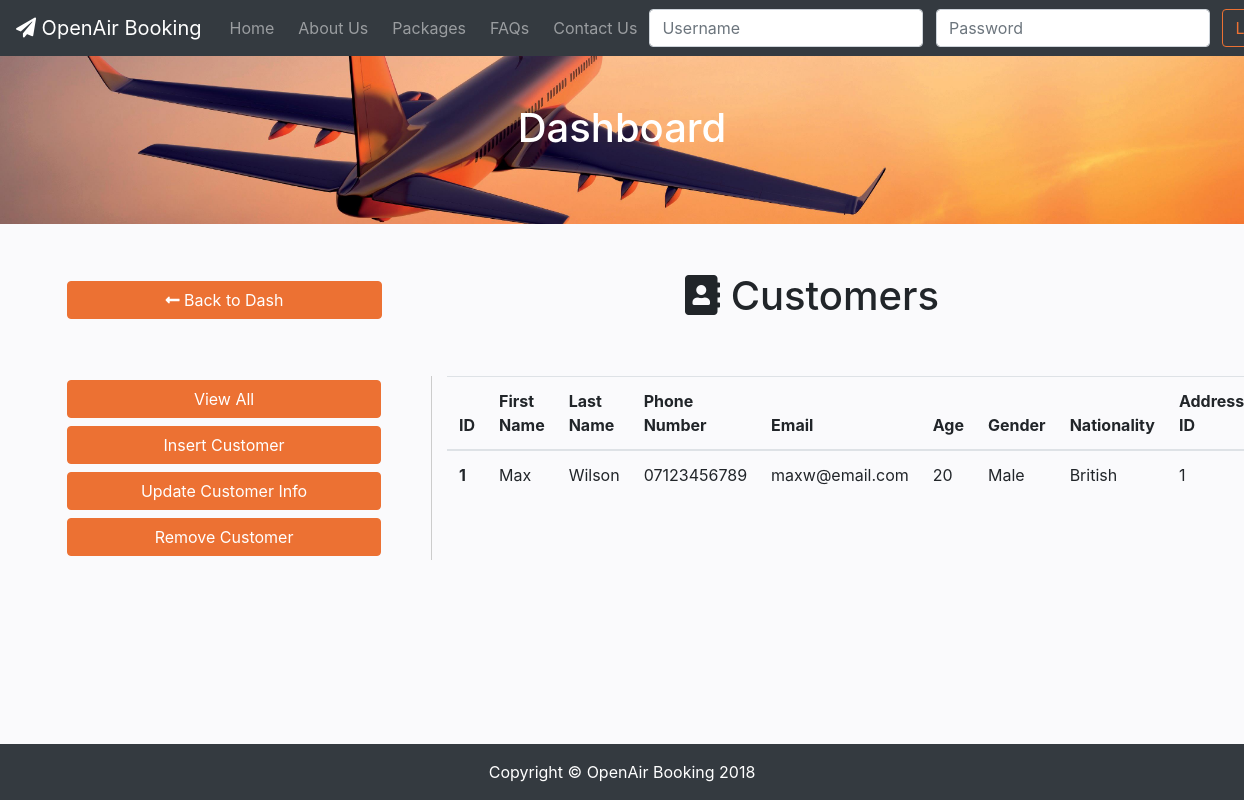
The page /dashboard/customers.php on the database its author committed.
### tables this page shows
CREATE TABLE `customers` (
  `customer_id` int(11) NOT NULL,
  `customer_username` varchar(20) NOT NULL,
  `customer_password` varchar(80) NOT NULL,
  `customer_first_name` varchar(18) DEFAULT NULL,
  `customer_last_name` varchar(18) DEFAULT NULL,
  `customer_phone` varchar(12) DEFAULT NULL,
  `customer_email` varchar(20) DEFAULT NULL,
  `customer_age` int(11) DEFAULT NULL,
  `customer_gender` varchar(6) DEFAULT NULL,
  `customer_nationality` varchar(20) DEFAULT NULL,
  `address_address_id` int(11) NOT NULL
);

### dashboard/customers.php (the view, shortened to what this page needs)
<!DOCTYPE html>
<html lang="en">
<head>
    <link rel="stylesheet" href="https://stackpath.bootstrapcdn.com/bootstrap/4.1.3/css/bootstrap.min.css"
>
    <link rel="stylesheet" href="https://use.fontawesome.com/releases/v5.5.0/css/all.css"
>
    <link href="css/dash.css" rel="stylesheet">
    <?php include_once "../php/db_connect.php"; ?>
    <?php include_once "php/display.php"; ?>
</head>
<body>
    <nav class="navbar navbar-expand-lg navbar-dark bg-dark fixed-top">
        <a class="navbar-brand" href="../index.php"><i class="fas fa-paper-plane"></i> OpenAir Booking</a>
        <div class="collapse navbar-collapse" id="navbarResponsive">
            <ul class="navbar-nav mr-auto">
                <li class="nav-item">
                    <a class="nav-link" href="../index.php">Home</a>
                </li>
                <li class="nav-item">
                    <a class="nav-link" href="../about.php">About Us</a>
                </li>
                <li class="nav-item">
                    <a class="nav-link" href="../packages.php">Packages</a>
                </li>
                <li class="nav-item">
                    <a class="nav-link" href="../faq.php">FAQs</a>
                </li>
                <li class="nav-item">
                    <a class="nav-link" href="../contact-us.php">Contact Us</a>
                </li>
            </ul>
            <form class="navbar-form form-inline" action="../login.php" method="POST">
                <div id="id3" class="form-group">
                    <input readonly="true" id="id3.1" class="form-control mr-2" type="text" placeholder="Username" name="userName"
                        required>
                    <input readonly="true" id="id3.2" class="form-control mr-2" type="password" placeholder="Password"
                        name="uncrypPass" required>
                    <button class="btn btn-outline-success login-btn my-2 my-sm-0 mr-2" type="submit">Log In</button>
                </div>
            </form>
        </div>
    </nav>
    <div class="header">
        <div class="container">
            <div class="row">
                <div class="text-center mx-auto mb-4">
                    <h1 class="my-5">
                    ?>Dashboard</h1>
                </div>
            </div>
        </div>
    </div>
    <div class="dash">
        <div class="container">
            <div class="row justify-content-around mt-5">
                <div class="col-sm-4 m-auto">
                    <button class="btn back-btn" onclick="location.href='../dashboard.php';" type="back"><i class="fas fa-long-arrow-alt-left"></i>
                        Back to Dash</button>
                </div>
                <div class="col-sm-8 m-auto text-center">
                    <h1><i class="fas fa-address-book"></i> Customers</h1>
                </div>
            </div>
            <div class="row my-5">
                <div class="col-sm-4 buttonlist">
                    <button id="view" class="btn crud-btn my-1" onclick="showHideCRUD(this.id)" type="back">View All</button>
                    <button id="add" class="btn crud-btn my-1" onclick="showHideCRUD(this.id)" type="back">Insert Customer</button>
                    <button id="update" class="btn crud-btn my-1" onclick="showHideCRUD(this.id)" type="back">Update Customer Info</button>
                    <button id="remove" class="btn crud-btn my-1" onclick="showHideCRUD(this.id)" type="back">Remove Customer</button>
                </div>
                <div class="col-sm-8">
                    <div id="view_all_div">
                        <div class="table-responsive-xl">
                            <table class="table">
                                <thead>
                                    <tr>
                                        <th scope="col">ID</th>
                                        <th scope="col">First Name</th>
                                        <th scope="col">Last Name</th>
                                        <th scope="col">Phone Number</th>
                                        <th scope="col">Email</th>
                                        <th scope="col">Age</th>
                                        <th scope="col">Gender</th>
                                        <th scope="col">Nationality</th>
                                        <th scope="col">Address ID</th>
                                    </tr>
                                </thead>
                                <tbody>
                                    <?php tableCustomersShow($conn); ?>
                                </tbody>
                            </table>
                        </div>
                    </div>
                </div>
            </div>
        </div>
    </div>
    <footer class="py-3 bg-dark">
        <div class="container">
            <p class="m-0 text-center text-white">Copyright &copy; OpenAir Booking 2018</p>
        </div>
    </footer>
</body>
</html>

### dashboard/php/display.php (shortened to what this page needs)
<?php
function tableCustomersShow($conn) {
    $sql = "SELECT * FROM customers";
    $resultset = mysqli_query($conn, $sql) or die("database error:" . mysqli_error($conn));
    while ($record = mysqli_fetch_assoc($resultset)) {
                                    echo '<tr>
                                        <th scope="row">
                                            ' . $record['customer_id'] . '
                                        </th>
                                        <td>
                                        ' . $record['customer_first_name'] . '
                                        </td>
                                        <td>
                                        ' . $record['customer_last_name'] . '
                                        </td>
                                        <td>
                                        ' . $record['customer_phone'] . '
                                        </td>
                                        <td>
                                        ' . $record['customer_email'] . '
                                        </td>
                                        <td>
                                        ' . $record['customer_age'] . '
                                        </td>
                                        <td>
                                        ' . $record['customer_gender'] . '
                                        </td>
                                        <td>
                                        ' . $record['customer_nationality'] . '
                                        </td>
                                        <td>
                                        ' . $record['address_address_id'] . '
                                        </td>
                                    </tr>';
    }
}
?>

### dashboard/css/dash.css (style rules this page uses)
:root { --accent: #EC7133; --shadow-accent: #bc5a28; }
body { padding-top: 54px; background-color: #fafafc; }
@media (min-width: 992px) { body { padding-top: 56px; } }
.header { min-height: 100%; background: url("../../resources/header.jpg") center center no-repeat scroll; -webkit-background-size: cover; -moz-background-size: cover; background-size: cover; -o-background-size: cover; }
.navbar { white-space: nowrap; }
.navbar-form button { display: inline; }
.header h1 { color: white; }
.nav-item, .nav-item > a { border-radius: .25rem; padding-left: .25rem; padding-right: .25rem }
.login-btn { color: var(--accent); border-color: var(--accent); }
.crud-btn, .back-btn { background-color: var(--accent); border-color: var(--accent); color: white; width: 90%; }
#id3, #id4, #view_all_div, #add_div, #update_div, #remove_div { display: none; }
.dash .buttonlist { border-right: 1px solid #ccc; }
footer { position: fixed!important; right: 0; bottom: 0; left: 0; }

### rows shown on the page
customers: customer_id "1", customer_first_name "Max", customer_last_name "Wilson", customer_phone "07123456789", customer_email "maxw@email.com", customer_age "20", customer_gender "Male", customer_nationality "British", address_address "1"
